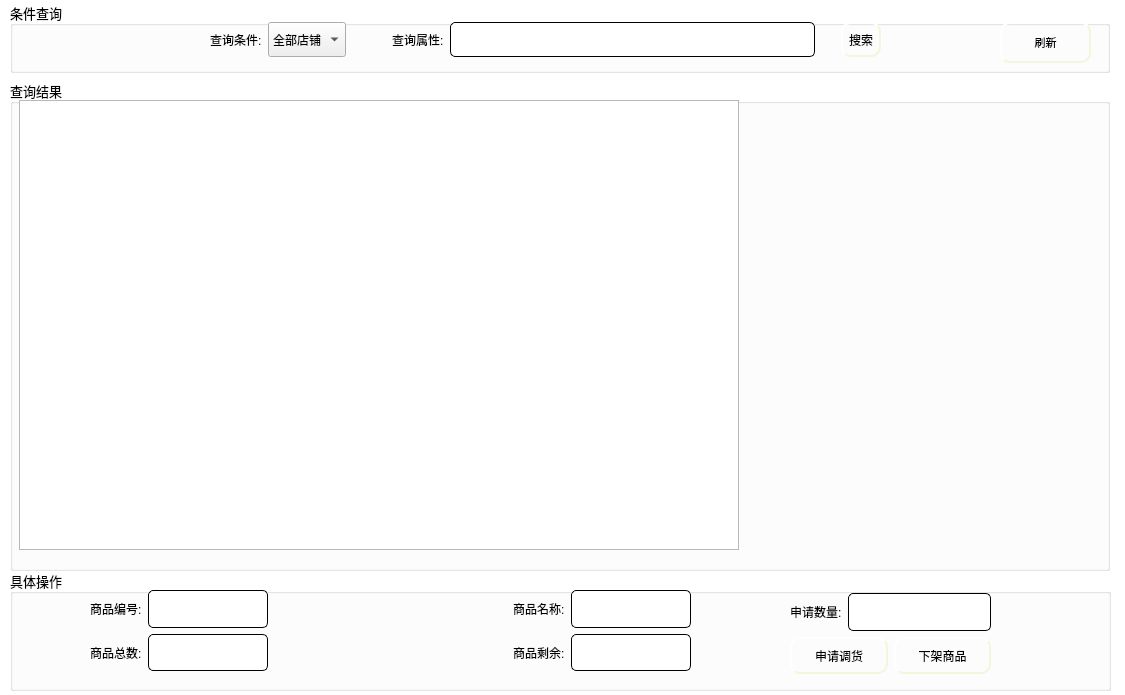
<?xml version="1.0" encoding="UTF-8"?>
<ui version="4.0">
 <class>LocalCommodity</class>
 <widget class="QWidget" name="LocalCommodity">
  <property name="geometry">
   <rect>
    <x>0</x>
    <y>0</y>
    <width>1125</width>
    <height>695</height>
   </rect>
  </property>
  <property name="windowTitle">
   <string>Form</string>
  </property>
  <property name="styleSheet">
   <string notr="true">QWidget#LocalCommodity{
	
	background-color: rgb(255, 255, 255);
}</string>
  </property>
  <widget class="QGroupBox" name="groupBox">
   <property name="geometry">
    <rect>
     <x>10</x>
     <y>2</y>
     <width>1100</width>
     <height>71</height>
    </rect>
   </property>
   <property name="font">
    <font>
     <family>楷体</family>
     <pointsize>10</pointsize>
    </font>
   </property>
   <property name="title">
    <string>条件查询</string>
   </property>
   <widget class="QWidget" name="layoutWidget_2">
    <property name="geometry">
     <rect>
      <x>200</x>
      <y>20</y>
      <width>671</width>
      <height>35</height>
     </rect>
    </property>
    <layout class="QGridLayout" name="gridLayout">
     <item row="0" column="0">
      <widget class="QLabel" name="label">
       <property name="text">
        <string>查询条件:</string>
       </property>
      </widget>
     </item>
     <item row="0" column="5">
      <spacer name="horizontalSpacer">
       <property name="orientation">
        <enum>Qt::Horizontal</enum>
       </property>
       <property name="sizeType">
        <enum>QSizePolicy::Fixed</enum>
       </property>
       <property name="sizeHint" stdset="0">
        <size>
         <width>20</width>
         <height>20</height>
        </size>
       </property>
      </spacer>
     </item>
     <item row="0" column="3">
      <widget class="QLabel" name="label_2">
       <property name="text">
        <string>查询属性:</string>
       </property>
      </widget>
     </item>
     <item row="0" column="1">
      <widget class="QComboBox" name="comboBox">
       <property name="sizePolicy">
        <sizepolicy hsizetype="Preferred" vsizetype="Preferred">
         <horstretch>0</horstretch>
         <verstretch>0</verstretch>
        </sizepolicy>
       </property>
       <item>
        <property name="text">
         <string>全部店铺</string>
        </property>
       </item>
       <item>
        <property name="text">
         <string>店铺编号</string>
        </property>
       </item>
       <item>
        <property name="text">
         <string>店铺名称</string>
        </property>
       </item>
      </widget>
     </item>
     <item row="0" column="4">
      <widget class="QLineEdit" name="le_select">
       <property name="enabled">
        <bool>false</bool>
       </property>
       <property name="sizePolicy">
        <sizepolicy hsizetype="Expanding" vsizetype="Preferred">
         <horstretch>0</horstretch>
         <verstretch>0</verstretch>
        </sizepolicy>
       </property>
       <property name="styleSheet">
        <string notr="true">QLineEdit{
    border-style: outset;
    border-width: 1px;
    border-radius: 5px;

    min-width: 5em;
    padding: 6px;
}</string>
       </property>
      </widget>
     </item>
     <item row="0" column="6">
      <widget class="QPushButton" name="pb_select">
       <property name="sizePolicy">
        <sizepolicy hsizetype="Minimum" vsizetype="Preferred">
         <horstretch>0</horstretch>
         <verstretch>0</verstretch>
        </sizepolicy>
       </property>
       <property name="styleSheet">
        <string notr="true">QPushButton{
	background-image: url(:/ico/pb1.jpg);
    border-style: outset;
    border-width: 2px;
    border-radius: 10px;
    border-color: beige;
    min-width: 5em;
    padding: 6px;
}
QPushButton:hover
{
	
	background-image: url(:/ico/pb.jpg);
    border-style: inset;
}

QPushButton:pressed{
	
	background-image: url(:/ico/pb2.jpg);
    border-style: inset;
}


</string>
       </property>
       <property name="text">
        <string>搜索</string>
       </property>
      </widget>
     </item>
     <item row="0" column="2">
      <spacer name="horizontalSpacer_2">
       <property name="orientation">
        <enum>Qt::Horizontal</enum>
       </property>
       <property name="sizeType">
        <enum>QSizePolicy::Fixed</enum>
       </property>
       <property name="sizeHint" stdset="0">
        <size>
         <width>40</width>
         <height>20</height>
        </size>
       </property>
      </spacer>
     </item>
    </layout>
   </widget>
   <widget class="QPushButton" name="pb_break">
    <property name="geometry">
     <rect>
      <x>990</x>
      <y>20</y>
      <width>91</width>
      <height>41</height>
     </rect>
    </property>
    <property name="font">
     <font>
      <pointsize>8</pointsize>
     </font>
    </property>
    <property name="styleSheet">
     <string notr="true">QPushButton{
	background-image: url(:/ico/pb1.jpg);
    border-style: outset;
    border-width: 2px;
    border-radius: 10px;
    border-color: beige;
    min-width: 5em;
    padding: 6px;
}
QPushButton:hover
{
	
	background-image: url(:/ico/pb.jpg);
    border-style: inset;
}

QPushButton:pressed{
	
	background-image: url(:/ico/pb2.jpg);
    border-style: inset;
}


</string>
    </property>
    <property name="text">
     <string>刷新</string>
    </property>
   </widget>
  </widget>
  <widget class="QGroupBox" name="groupBox_2">
   <property name="geometry">
    <rect>
     <x>10</x>
     <y>80</y>
     <width>1100</width>
     <height>491</height>
    </rect>
   </property>
   <property name="font">
    <font>
     <family>楷体</family>
     <pointsize>10</pointsize>
    </font>
   </property>
   <property name="title">
    <string>查询结果</string>
   </property>
   <widget class="QwtPlot" name="plot">
    <property name="geometry">
     <rect>
      <x>760</x>
      <y>20</y>
      <width>320</width>
      <height>450</height>
     </rect>
    </property>
   </widget>
   <widget class="QTableWidget" name="tableWidget">
    <property name="geometry">
     <rect>
      <x>9</x>
      <y>20</y>
      <width>720</width>
      <height>450</height>
     </rect>
    </property>
   </widget>
  </widget>
  <widget class="QGroupBox" name="groupBox_3">
   <property name="geometry">
    <rect>
     <x>10</x>
     <y>570</y>
     <width>1101</width>
     <height>121</height>
    </rect>
   </property>
   <property name="font">
    <font>
     <family>楷体</family>
     <pointsize>10</pointsize>
    </font>
   </property>
   <property name="title">
    <string>具体操作</string>
   </property>
   <widget class="QWidget" name="layoutWidget">
    <property name="geometry">
     <rect>
      <x>80</x>
      <y>20</y>
      <width>601</width>
      <height>81</height>
     </rect>
    </property>
    <layout class="QGridLayout" name="gridLayout_2">
     <item row="0" column="3">
      <widget class="QLabel" name="label_4">
       <property name="sizePolicy">
        <sizepolicy hsizetype="Fixed" vsizetype="Preferred">
         <horstretch>0</horstretch>
         <verstretch>0</verstretch>
        </sizepolicy>
       </property>
       <property name="text">
        <string>商品名称:</string>
       </property>
      </widget>
     </item>
     <item row="0" column="1">
      <widget class="QLineEdit" name="le_id">
       <property name="enabled">
        <bool>false</bool>
       </property>
       <property name="sizePolicy">
        <sizepolicy hsizetype="Preferred" vsizetype="Preferred">
         <horstretch>0</horstretch>
         <verstretch>0</verstretch>
        </sizepolicy>
       </property>
       <property name="tabletTracking">
        <bool>false</bool>
       </property>
       <property name="styleSheet">
        <string notr="true">QLineEdit{
    border-style: outset;
    border-width: 1px;
    border-radius: 5px;

    min-width: 5em;
    padding: 6px;
}</string>
       </property>
      </widget>
     </item>
     <item row="0" column="4">
      <widget class="QLineEdit" name="le_name">
       <property name="enabled">
        <bool>false</bool>
       </property>
       <property name="sizePolicy">
        <sizepolicy hsizetype="Preferred" vsizetype="Preferred">
         <horstretch>0</horstretch>
         <verstretch>0</verstretch>
        </sizepolicy>
       </property>
       <property name="styleSheet">
        <string notr="true">QLineEdit{
    border-style: outset;
    border-width: 1px;
    border-radius: 5px;

    min-width: 5em;
    padding: 6px;
}</string>
       </property>
       <property name="text">
        <string/>
       </property>
      </widget>
     </item>
     <item row="0" column="0">
      <widget class="QLabel" name="label_3">
       <property name="sizePolicy">
        <sizepolicy hsizetype="Fixed" vsizetype="Preferred">
         <horstretch>0</horstretch>
         <verstretch>0</verstretch>
        </sizepolicy>
       </property>
       <property name="text">
        <string>商品编号:</string>
       </property>
      </widget>
     </item>
     <item row="1" column="0">
      <widget class="QLabel" name="label_5">
       <property name="sizePolicy">
        <sizepolicy hsizetype="Fixed" vsizetype="Preferred">
         <horstretch>0</horstretch>
         <verstretch>0</verstretch>
        </sizepolicy>
       </property>
       <property name="text">
        <string>商品总数:</string>
       </property>
      </widget>
     </item>
     <item row="1" column="3">
      <widget class="QLabel" name="label_6">
       <property name="sizePolicy">
        <sizepolicy hsizetype="Fixed" vsizetype="Preferred">
         <horstretch>0</horstretch>
         <verstretch>0</verstretch>
        </sizepolicy>
       </property>
       <property name="text">
        <string>商品剩余:</string>
       </property>
      </widget>
     </item>
     <item row="1" column="4">
      <widget class="QLineEdit" name="le_residue">
       <property name="enabled">
        <bool>false</bool>
       </property>
       <property name="sizePolicy">
        <sizepolicy hsizetype="Preferred" vsizetype="Preferred">
         <horstretch>0</horstretch>
         <verstretch>0</verstretch>
        </sizepolicy>
       </property>
       <property name="styleSheet">
        <string notr="true">QLineEdit{
    border-style: outset;
    border-width: 1px;
    border-radius: 5px;

    min-width: 5em;
    padding: 6px;
}</string>
       </property>
       <property name="text">
        <string/>
       </property>
      </widget>
     </item>
     <item row="1" column="1">
      <widget class="QLineEdit" name="le_all">
       <property name="enabled">
        <bool>false</bool>
       </property>
       <property name="sizePolicy">
        <sizepolicy hsizetype="Preferred" vsizetype="Preferred">
         <horstretch>0</horstretch>
         <verstretch>0</verstretch>
        </sizepolicy>
       </property>
       <property name="styleSheet">
        <string notr="true">QLineEdit{
    border-style: outset;
    border-width: 1px;
    border-radius: 5px;

    min-width: 5em;
    padding: 6px;
}</string>
       </property>
      </widget>
     </item>
     <item row="1" column="2">
      <spacer name="horizontalSpacer_3">
       <property name="orientation">
        <enum>Qt::Horizontal</enum>
       </property>
       <property name="sizeHint" stdset="0">
        <size>
         <width>40</width>
         <height>20</height>
        </size>
       </property>
      </spacer>
     </item>
    </layout>
   </widget>
   <widget class="QWidget" name="layoutWidget">
    <property name="geometry">
     <rect>
      <x>780</x>
      <y>23</y>
      <width>201</width>
      <height>81</height>
     </rect>
    </property>
    <layout class="QGridLayout" name="gridLayout_5">
     <item row="0" column="0">
      <layout class="QGridLayout" name="gridLayout_4">
       <item row="0" column="0">
        <widget class="QLabel" name="label_7">
         <property name="sizePolicy">
          <sizepolicy hsizetype="Fixed" vsizetype="Preferred">
           <horstretch>0</horstretch>
           <verstretch>0</verstretch>
          </sizepolicy>
         </property>
         <property name="text">
          <string>申请数量:</string>
         </property>
        </widget>
       </item>
       <item row="0" column="1">
        <widget class="QLineEdit" name="le_num">
         <property name="enabled">
          <bool>true</bool>
         </property>
         <property name="sizePolicy">
          <sizepolicy hsizetype="Preferred" vsizetype="Preferred">
           <horstretch>0</horstretch>
           <verstretch>0</verstretch>
          </sizepolicy>
         </property>
         <property name="tabletTracking">
          <bool>false</bool>
         </property>
         <property name="styleSheet">
          <string notr="true">QLineEdit{
    border-style: outset;
    border-width: 1px;
    border-radius: 5px;

    min-width: 5em;
    padding: 6px;
}</string>
         </property>
        </widget>
       </item>
      </layout>
     </item>
     <item row="1" column="0">
      <layout class="QGridLayout" name="gridLayout_3">
       <item row="0" column="0">
        <widget class="QPushButton" name="pb_shipment">
         <property name="sizePolicy">
          <sizepolicy hsizetype="Minimum" vsizetype="Preferred">
           <horstretch>0</horstretch>
           <verstretch>0</verstretch>
          </sizepolicy>
         </property>
         <property name="styleSheet">
          <string notr="true">QPushButton{
	background-image: url(:/ico/pb1.jpg);
    border-style: outset;
    border-width: 2px;
    border-radius: 10px;
    border-color: beige;
    min-width: 5em;
    padding: 6px;
}
QPushButton:hover
{
	
	background-image: url(:/ico/pb.jpg);
    border-style: inset;
}

QPushButton:pressed{
	
	background-image: url(:/ico/pb2.jpg);
    border-style: inset;
}


</string>
         </property>
         <property name="text">
          <string>申请调货</string>
         </property>
        </widget>
       </item>
       <item row="0" column="1">
        <widget class="QPushButton" name="pb_delete">
         <property name="sizePolicy">
          <sizepolicy hsizetype="Minimum" vsizetype="Preferred">
           <horstretch>0</horstretch>
           <verstretch>0</verstretch>
          </sizepolicy>
         </property>
         <property name="styleSheet">
          <string notr="true">QPushButton{
	background-image: url(:/ico/pb1.jpg);
    border-style: outset;
    border-width: 2px;
    border-radius: 10px;
    border-color: beige;
    min-width: 5em;
    padding: 6px;
}
QPushButton:hover
{
	
	background-image: url(:/ico/pb.jpg);
    border-style: inset;
}

QPushButton:pressed{
	
	background-image: url(:/ico/pb2.jpg);
    border-style: inset;
}


</string>
         </property>
         <property name="text">
          <string>下架商品</string>
         </property>
        </widget>
       </item>
      </layout>
     </item>
    </layout>
   </widget>
  </widget>
 </widget>
 <customwidgets>
  <customwidget>
   <class>QwtPlot</class>
   <extends>QFrame</extends>
   <header>qwt_plot.h</header>
   <container>1</container>
  </customwidget>
 </customwidgets>
 <resources/>
 <connections/>
</ui>
